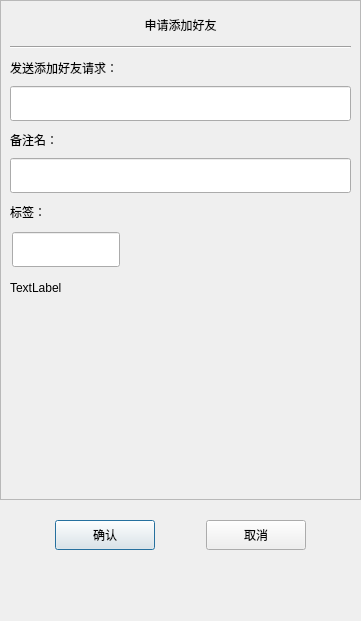
<?xml version="1.0" encoding="UTF-8"?>
<ui version="4.0">
 <class>ApplyFriend</class>
 <widget class="QDialog" name="ApplyFriend">
  <property name="geometry">
   <rect>
    <x>0</x>
    <y>0</y>
    <width>361</width>
    <height>621</height>
   </rect>
  </property>
  <property name="minimumSize">
   <size>
    <width>361</width>
    <height>621</height>
   </size>
  </property>
  <property name="maximumSize">
   <size>
    <width>361</width>
    <height>621</height>
   </size>
  </property>
  <property name="windowTitle">
   <string>Dialog</string>
  </property>
  <layout class="QVBoxLayout" name="verticalLayout">
   <property name="spacing">
    <number>0</number>
   </property>
   <property name="leftMargin">
    <number>0</number>
   </property>
   <property name="topMargin">
    <number>0</number>
   </property>
   <property name="rightMargin">
    <number>0</number>
   </property>
   <property name="bottomMargin">
    <number>0</number>
   </property>
   <item>
    <widget class="QScrollArea" name="scrollArea">
     <property name="minimumSize">
      <size>
       <width>0</width>
       <height>500</height>
      </size>
     </property>
     <property name="widgetResizable">
      <bool>true</bool>
     </property>
     <widget class="QWidget" name="scrollContents">
      <property name="geometry">
       <rect>
        <x>0</x>
        <y>0</y>
        <width>359</width>
        <height>498</height>
       </rect>
      </property>
      <layout class="QVBoxLayout" name="verticalLayout_2">
       <property name="spacing">
        <number>0</number>
       </property>
       <property name="leftMargin">
        <number>0</number>
       </property>
       <property name="topMargin">
        <number>11</number>
       </property>
       <property name="rightMargin">
        <number>0</number>
       </property>
       <property name="bottomMargin">
        <number>11</number>
       </property>
       <item>
        <widget class="QLabel" name="applyLab">
         <property name="minimumSize">
          <size>
           <width>0</width>
           <height>25</height>
          </size>
         </property>
         <property name="maximumSize">
          <size>
           <width>16777215</width>
           <height>25</height>
          </size>
         </property>
         <property name="text">
          <string>申请添加好友</string>
         </property>
         <property name="alignment">
          <set>Qt::AlignCenter</set>
         </property>
        </widget>
       </item>
       <item>
        <widget class="QWidget" name="applyWid" native="true">
         <layout class="QVBoxLayout" name="verticalLayout_3">
          <item>
           <widget class="Line" name="line">
            <property name="orientation">
             <enum>Qt::Horizontal</enum>
            </property>
           </widget>
          </item>
          <item>
           <widget class="QLabel" name="label">
            <property name="minimumSize">
             <size>
              <width>0</width>
              <height>25</height>
             </size>
            </property>
            <property name="maximumSize">
             <size>
              <width>16777215</width>
              <height>25</height>
             </size>
            </property>
            <property name="text">
             <string>发送添加好友请求：</string>
            </property>
           </widget>
          </item>
          <item>
           <widget class="CustomizeEdit" name="nameEdit">
            <property name="minimumSize">
             <size>
              <width>0</width>
              <height>35</height>
             </size>
            </property>
           </widget>
          </item>
          <item>
           <widget class="QLabel" name="label_2">
            <property name="minimumSize">
             <size>
              <width>0</width>
              <height>25</height>
             </size>
            </property>
            <property name="maximumSize">
             <size>
              <width>16777215</width>
              <height>25</height>
             </size>
            </property>
            <property name="text">
             <string>备注名：</string>
            </property>
           </widget>
          </item>
          <item>
           <widget class="CustomizeEdit" name="backEdit">
            <property name="minimumSize">
             <size>
              <width>0</width>
              <height>35</height>
             </size>
            </property>
            <property name="maximumSize">
             <size>
              <width>16777215</width>
              <height>35</height>
             </size>
            </property>
           </widget>
          </item>
          <item>
           <widget class="QLabel" name="label_3">
            <property name="minimumSize">
             <size>
              <width>0</width>
              <height>25</height>
             </size>
            </property>
            <property name="maximumSize">
             <size>
              <width>16777215</width>
              <height>25</height>
             </size>
            </property>
            <property name="text">
             <string>标签：</string>
            </property>
           </widget>
          </item>
          <item>
           <widget class="QWidget" name="labGroupWid" native="true">
            <property name="minimumSize">
             <size>
              <width>0</width>
              <height>50</height>
             </size>
            </property>
            <layout class="QVBoxLayout" name="verticalLayout_4">
             <property name="spacing">
              <number>0</number>
             </property>
             <property name="leftMargin">
              <number>0</number>
             </property>
             <property name="topMargin">
              <number>0</number>
             </property>
             <property name="rightMargin">
              <number>0</number>
             </property>
             <property name="bottomMargin">
              <number>0</number>
             </property>
             <item>
              <widget class="QWidget" name="gridWid" native="true">
               <property name="minimumSize">
                <size>
                 <width>0</width>
                 <height>40</height>
                </size>
               </property>
               <property name="maximumSize">
                <size>
                 <width>16777215</width>
                 <height>40</height>
                </size>
               </property>
               <widget class="QLineEdit" name="labEdit">
                <property name="geometry">
                 <rect>
                  <x>2</x>
                  <y>2</y>
                  <width>108</width>
                  <height>35</height>
                 </rect>
                </property>
                <property name="maximumSize">
                 <size>
                  <width>16777215</width>
                  <height>35</height>
                 </size>
                </property>
               </widget>
              </widget>
             </item>
             <item>
              <widget class="QWidget" name="inputWid" native="true">
               <property name="minimumSize">
                <size>
                 <width>0</width>
                 <height>35</height>
                </size>
               </property>
               <property name="maximumSize">
                <size>
                 <width>16777215</width>
                 <height>35</height>
                </size>
               </property>
               <layout class="QVBoxLayout" name="verticalLayout_5">
                <property name="spacing">
                 <number>0</number>
                </property>
                <property name="leftMargin">
                 <number>0</number>
                </property>
                <property name="topMargin">
                 <number>0</number>
                </property>
                <property name="rightMargin">
                 <number>0</number>
                </property>
                <property name="bottomMargin">
                 <number>0</number>
                </property>
                <item>
                 <widget class="ClickedOnceLabel" name="tipLab">
                  <property name="text">
                   <string>TextLabel</string>
                  </property>
                 </widget>
                </item>
               </layout>
              </widget>
             </item>
            </layout>
           </widget>
          </item>
          <item>
           <widget class="QWidget" name="widget" native="true">
            <property name="minimumSize">
             <size>
              <width>0</width>
              <height>60</height>
             </size>
            </property>
            <layout class="QHBoxLayout" name="horizontalLayout_2">
             <property name="spacing">
              <number>7</number>
             </property>
             <property name="leftMargin">
              <number>0</number>
             </property>
             <property name="topMargin">
              <number>0</number>
             </property>
             <property name="rightMargin">
              <number>0</number>
             </property>
             <property name="bottomMargin">
              <number>0</number>
             </property>
             <item>
              <widget class="QWidget" name="labListWid" native="true">
               <property name="minimumSize">
                <size>
                 <width>287</width>
                 <height>50</height>
                </size>
               </property>
              </widget>
             </item>
             <item>
              <widget class="QWidget" name="moreLabWid" native="true">
               <layout class="QVBoxLayout" name="verticalLayout_6">
                <item>
                 <spacer name="verticalSpacer_3">
                  <property name="orientation">
                   <enum>Qt::Vertical</enum>
                  </property>
                  <property name="sizeHint" stdset="0">
                   <size>
                    <width>20</width>
                    <height>40</height>
                   </size>
                  </property>
                 </spacer>
                </item>
                <item>
                 <widget class="ClickedOnceLabel" name="moreLab">
                  <property name="minimumSize">
                   <size>
                    <width>25</width>
                    <height>25</height>
                   </size>
                  </property>
                  <property name="maximumSize">
                   <size>
                    <width>25</width>
                    <height>25</height>
                   </size>
                  </property>
                  <property name="text">
                   <string/>
                  </property>
                 </widget>
                </item>
                <item>
                 <spacer name="verticalSpacer_4">
                  <property name="orientation">
                   <enum>Qt::Vertical</enum>
                  </property>
                  <property name="sizeHint" stdset="0">
                   <size>
                    <width>20</width>
                    <height>40</height>
                   </size>
                  </property>
                 </spacer>
                </item>
               </layout>
              </widget>
             </item>
            </layout>
           </widget>
          </item>
         </layout>
        </widget>
       </item>
      </layout>
     </widget>
    </widget>
   </item>
   <item>
    <spacer name="verticalSpacer">
     <property name="orientation">
      <enum>Qt::Vertical</enum>
     </property>
     <property name="sizeType">
      <enum>QSizePolicy::Fixed</enum>
     </property>
     <property name="sizeHint" stdset="0">
      <size>
       <width>20</width>
       <height>10</height>
      </size>
     </property>
    </spacer>
   </item>
   <item>
    <widget class="QWidget" name="applySureWid" native="true">
     <property name="minimumSize">
      <size>
       <width>0</width>
       <height>50</height>
      </size>
     </property>
     <layout class="QHBoxLayout" name="horizontalLayout">
      <item>
       <spacer name="horizontalSpacer">
        <property name="orientation">
         <enum>Qt::Horizontal</enum>
        </property>
        <property name="sizeHint" stdset="0">
         <size>
          <width>40</width>
          <height>20</height>
         </size>
        </property>
       </spacer>
      </item>
      <item>
       <widget class="ClickedBtn" name="sureBtn">
        <property name="minimumSize">
         <size>
          <width>100</width>
          <height>30</height>
         </size>
        </property>
        <property name="text">
         <string>确认</string>
        </property>
       </widget>
      </item>
      <item>
       <spacer name="horizontalSpacer_2">
        <property name="orientation">
         <enum>Qt::Horizontal</enum>
        </property>
        <property name="sizeHint" stdset="0">
         <size>
          <width>40</width>
          <height>20</height>
         </size>
        </property>
       </spacer>
      </item>
      <item>
       <widget class="ClickedBtn" name="cancelBtn">
        <property name="minimumSize">
         <size>
          <width>100</width>
          <height>30</height>
         </size>
        </property>
        <property name="text">
         <string>取消</string>
        </property>
       </widget>
      </item>
      <item>
       <spacer name="horizontalSpacer_3">
        <property name="orientation">
         <enum>Qt::Horizontal</enum>
        </property>
        <property name="sizeHint" stdset="0">
         <size>
          <width>40</width>
          <height>20</height>
         </size>
        </property>
       </spacer>
      </item>
     </layout>
    </widget>
   </item>
   <item>
    <spacer name="verticalSpacer_2">
     <property name="orientation">
      <enum>Qt::Vertical</enum>
     </property>
     <property name="sizeHint" stdset="0">
      <size>
       <width>20</width>
       <height>40</height>
      </size>
     </property>
    </spacer>
   </item>
  </layout>
 </widget>
 <customwidgets>
  <customwidget>
   <class>ClickedBtn</class>
   <extends>QPushButton</extends>
   <header location="global">clickedbtn.h</header>
  </customwidget>
  <customwidget>
   <class>CustomizeEdit</class>
   <extends>QLineEdit</extends>
   <header location="global">customizeedit.h</header>
  </customwidget>
  <customwidget>
   <class>ClickedOnceLabel</class>
   <extends>QLabel</extends>
   <header location="global">clickedoncelabel.h</header>
  </customwidget>
 </customwidgets>
 <resources/>
 <connections/>
</ui>
